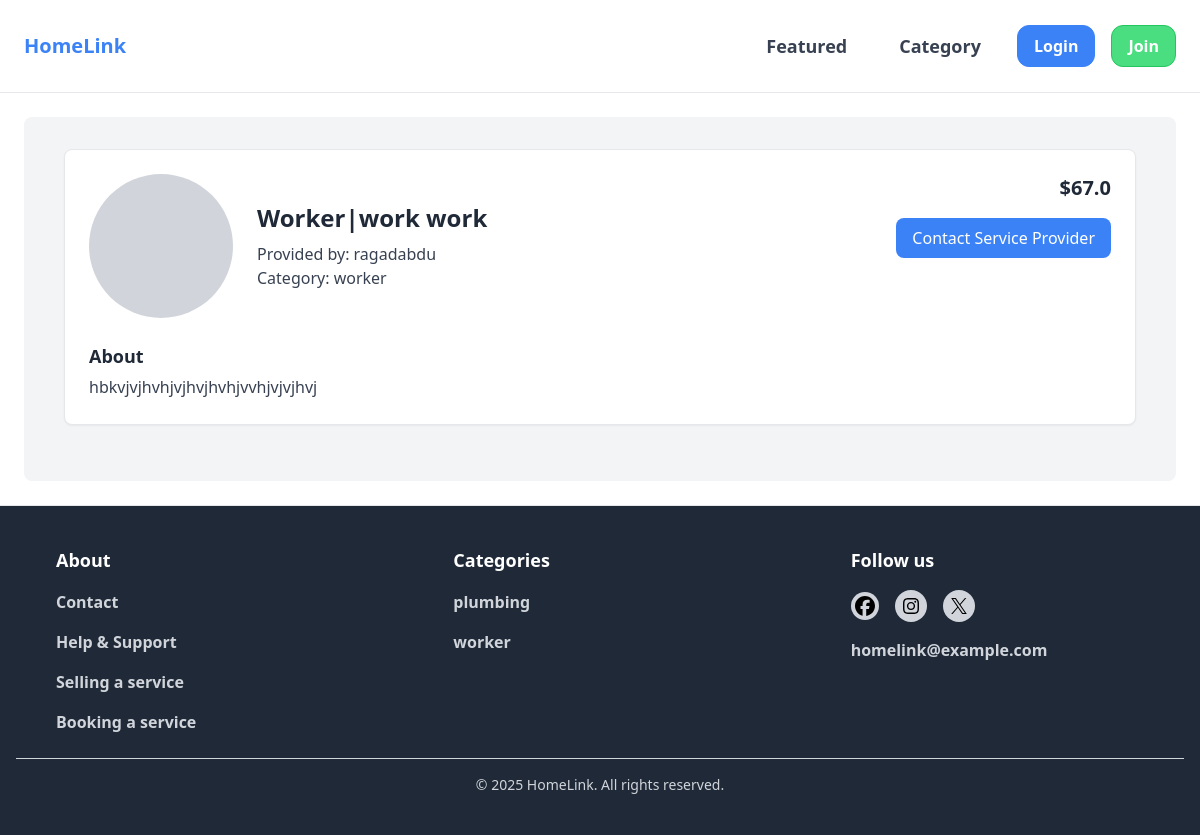
The page /service/20/ on the database its author committed.
### service/models.py (models this page shows, shortened)
class Work(models.Model):
    is_featured = models.BooleanField(default=False)
    work_title = models.CharField(max_length=100)
    profile_pic = models.ImageField(upload_to="profiles", blank=True, null=True)
    description = models.TextField(blank=True, null=True)
    price = models.FloatField()
    category = models.ForeignKey(Category, related_name="work", on_delete=models.CASCADE)
    latitude = models.FloatField(null=True)
    longitude = models.FloatField(null=True)
    worker = models.ForeignKey(User, related_name="work", on_delete=models.CASCADE)
    created_at = models.DateTimeField(auto_now_add=True)

class Category(models.Model):
    name = models.CharField(max_length=255)
    search_count = models.FloatField(default=0)
    class Meta:
        ordering = ["name"]
        verbose_name_plural = "Categories"
    def __str__(self):
        return self.name

### service/views.py (the view)
# urls.py: path('<int:pk>/',views.service_detail, name="service_detail"),
def service_detail(request, pk):
    work = get_object_or_404(Work, pk=pk)
    return render(request, 'service/service_detail.html', {
        'work': work
        })

### service/context_processors.py (called while the page is built)
def categories_processor(request):
    categories = Category.objects.all()
    search = request.GET.get('search', '')
    return ({ 'categories': categories, 'search':search })

### service/templates/service/service_detail.html (shortened to what this page needs)
{% extends 'base/base.html' %}
{% block content %}
<div class="px-10 py-8 bg-gray-100 rounded-lg">
    <div class="p-6 border border-gray-200 bg-white rounded-lg shadow-sm mb-6">
        <div class="flex justify-between items-start gap-6">
            <div class="flex items-center gap-6">
                {% if work.profile_pic %}
                    <img src="{{ work.profile_pic.url }}" alt="profile-picture" class="rounded-full object-cover w-36 h-36">
                {% else %}
                    <div class="w-36 h-36 bg-gray-300 rounded-full"></div>
                {% endif %}
                <div class="flex flex-col">
                    <h1 class="text-2xl font-bold text-gray-800 mb-2">{{ work.work_title }}</h1>
                    <p class="text-gray-700 font-medium">Provided by: {{ work.worker }}</p>
                    <p class="text-gray-700 font-medium">Category: {{ work.category }}</p>
                </div>
            </div>
            <div class="flex flex-col items-end gap-4">
                <p class="text-xl font-bold text-gray-800">${{ work.price }}</p>
                {% if user == work.worker %}
                    <div class="flex gap-3">
                        <a href="{% url 'service:edit' work.id %}" class="px-4 py-2 bg-blue-500 hover:bg-blue-600 text-white rounded-lg">Edit</a>
                        <a href="{% url 'service:delete' work.id %}" class="px-4 py-2 bg-red-500 hover:bg-red-600 text-white rounded-lg">Delete</a>
                    </div>
                {% else %}
                    <a href="{% url 'chatbox:inbox_detail' work.worker.id %}" class="px-4 py-2 bg-blue-500 hover:bg-blue-600 text-white rounded-lg">Contact Service Provider</a>
                {% endif %}
            </div>
        </div>
        <div class="mt-6">
            <h3 class="text-lg font-semibold text-gray-800 mb-1">About</h3>
            <p class="text-gray-700 leading-relaxed">{{ work.description }}</p>
        </div>
    </div>
</div>
{% endblock %}

### base/templates/base/base.html (shortened to what this page needs)
{% load static %}
<!DOCTYPE html>
<html>
    <head>
        <script src="https://cdn.tailwindcss.com"></script>
        <link rel="stylesheet" href="https://unpkg.com/leaflet@1.9.4/dist/leaflet.css"
/>
        <link rel="stylesheet" href="https://unpkg.com/leaflet@1.9.4/dist/leaflet.css"/>
         <link rel="stylesheet" href="https://unpkg.com/leaflet-control-geocoder/dist/Control.Geocoder.css"/>
    </head>
    <body>
        <nav class="px-6 py-6 flex justify-between items-center border-b border-gray-200">
            <a href="/" class="text-xl text-blue-500 font-bold">HomeLink</a>
            <div class="flex justify-between items-center space-x-5">
                <a href="{% url 'base:featured' %}" class="text-lg text-gray-700 font-semibold px-4 py-2 hover:bg-green-300 hover:rounded-xl hover:text-white transtion-colors duration-200 ease-in">Featured</a>
                <div class="relative inline-block group">
                    <button class="text-lg text-gray-700 font-semibold px-4 py-2 border-white hover:bg-green-300 hover:rounded-xl hover:text-white transtion-colors duration-200 ease-in">Category</button>
                </div>
                {% if request.user.is_authenticated %}
                    <div class="flex space-x-4">
                        <a href="{% url 'chatbox:inbox' %}" class="bg-blue-500 border border-blue-500 rounded-xl px-4 py-2 text-white font-semibold hover:bg-blue-300 hover:border-blue-300 transtion-all duration-200 ease-in">Inbox</a>
                        <a href="{% url 'dashboard:dashboard' %}" class="bg-green-400 border border-green-500 rounded-xl px-4 py-2 text-white font-semibold hover:bg-green-300 hover:border-green-300 transtion-all duration-200 ease-in">Dashboard</a>
                    </div>
                {% else %}
                    <div class="flex space-x-4">
                        <a href="{% url 'base:login' %}" class="bg-blue-500 border border-blue-500 rounded-xl px-4 py-2 text-white font-semibold hover:bg-blue-300 hover:border-blue-300 transtion-all duration-200 ease-in">Login</a>
                        <a href="{% url 'base:signup' %}" class="bg-green-400 border border-green-500 rounded-xl px-4 py-2 text-white font-semibold hover:bg-green-300 hover:border-green-300 transtion-all duration-200 ease-in">Join</a>
                    </div>
                {% endif %}
            </div>
        </nav>
        <div class="px-6 py-6">
            {% block content %}
            {% endblock %}
        </div>
        <footer class="px-4 py-6 border-t border-gray-200 bg-gray-800 pt-10">
            <div class="grid grid-cols-3 gap-6">
                <div class="flex flex-col space-y-4 px-10">
                    <a class="text-white text-lg font-semibold">About</a>
                    <a href="{% url 'base:contact' %}" class="text-gray-300 font-semibold">Contact</a>
                    <a href="#" class="text-gray-300 font-semibold">Help & Support</a>
                    <a href="{% url 'base:signup' %}" class="text-gray-300 font-semibold">Selling a service</a>
                    <a href="{% url 'base:signup' %}" class="text-gray-300 font-semibold">Booking a service</a>
                </div>
                <div class="flex flex-col space-y-4 px-10">
                    <a class="text-white text-lg font-semibold">Categories</a>
                    {% for category in categories %}
                        <a href="{% url 'service:search_query' %}?search={{ search }}&category={{ category.id}}" class="text-gray-300 font-semibold">{{ category.name }}</a>
                    {% endfor %}
                </div>
                <div class="flex flex-col space-y-4 px-10">
                    <a class="text-white text-lg font-semibold">Follow us</a>
                    <div class="flex items-center space-x-4">
                        <a href="#" class="px-1 py-1 rounded-full hover:bg-blue-300 bg-gray-300 transtion-colors duration-200 ease-in">
                            <img src="{% static 'images/facebook.svg' %}" alt="facebook icon" class="w-5 h-5">
                        </a>
                        <a href="#" class="px-2 py-2 rounded-full hover:bg-blue-300 bg-gray-300 transtion-colors duration-200 ease-in">
                            <img src="{% static 'images/instagram.svg' %}" alt="instagram icon" class="w-4 h-4">
                        </a>
                        <a href="#" class="px-2 py-2 rounded-full hover:bg-blue-300 bg-gray-300 transtion-colors duration-200 ease-in">
                            <img src="{% static 'images/x.svg' %}" alt="x icon" class="w-4 h-4">
                        </a>
                    </div>
                    <a href="#" class="text-gray-300 font-semibold">homelink@example.com</a>
                </div>
            </div>
            <div class="border-t border-gray-300 mt-6 text-center">
                <p class="text-gray-300 text-sm py-4">© 2025 HomeLink. All rights reserved.</p>
            </div>
        </footer>
    </body>
</html>

### rows shown on the page
Work: work_title "Worker|work work", worker "ragadabdu", category "worker", price "67.0", description "hbkvjvjhvhjvjhvjhvhjvvhjvjvjhvj"
Category: name "plumbing"
Category: name "worker"
